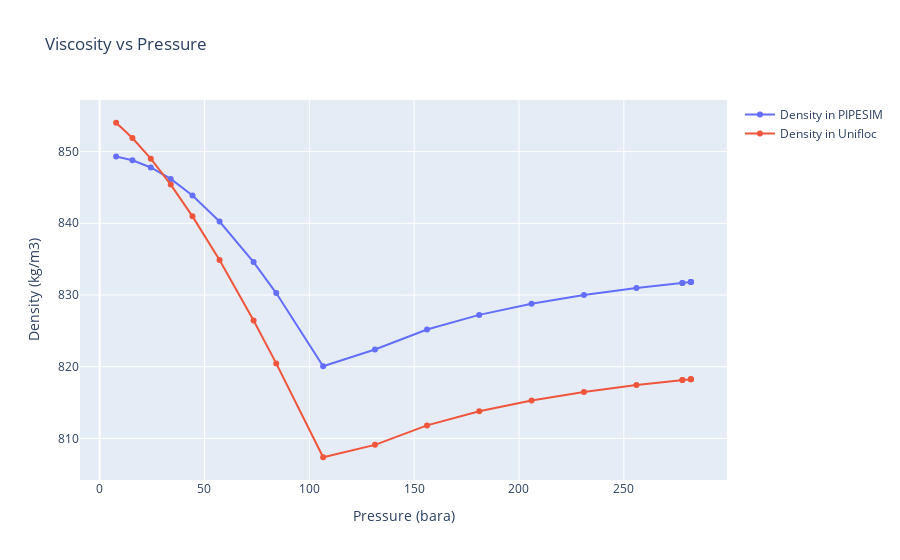

Here is the notebook cell this chart was saved with:
### Markdown cell above
# Сравнение результатов расчета вязкости в PIPESIM и Unifloc VBA / Comparison of viscosity

### Code cell
if empty_key not in loaded_results_data[resuts_key_fluid_analysis][results_key_pipesim]:
    create_comparison_plot(
        loaded_results_data[resuts_key_fluid_analysis][results_key_pipesim][pressure_key_bara],
        loaded_results_data[resuts_key_fluid_analysis][results_key_pipesim][density_key_kg_m3], 
        loaded_results_data[resuts_key_fluid_analysis][results_key_pipesim][pressure_key_bara], # (atma) уже переведены в (bara) 
        loaded_results_data[resuts_key_fluid_analysis][results_key_unifloc][density_key_kg_m3],
        'Density vs Pressure',
        'Pressure (bara)',
        'Density (kg/m3)',
        'Density in PIPESIM',
        'Density in Unifloc'
    )
else:
    print("Результаты расчета отсутствуют.")

### Figure 1 — Plotly figure (JSON) as saved in the notebook; plotly's stock layout.template omitted (floating-point values rounded to 4 significant figures)
{"data": [{"mode": "lines+markers", "name": "Density in PIPESIM", "type": "scatter", "x": [282.0, 282.0, 282.0, 277.9, 277.9, 256.0, 231.0, 206.0, 181.0, 156.1, 131.3, 106.6, 84.22, 73.43, 57.19, 44.29, 33.91, 24.4, 15.65, 7.849], "y": [831.8, 831.8, 831.8, 831.7, 831.7, 831.0, 830.0, 828.8, 827.2, 825.2, 822.4, 820.1, 830.3, 834.6, 840.2, 843.9, 846.2, 847.8, 848.8, 849.3]}, {"mode": "lines+markers", "name": "Density in Unifloc", "type": "scatter", "x": [282.0, 282.0, 282.0, 277.9, 277.9, 256.0, 231.0, 206.0, 181.0, 156.1, 131.3, 106.6, 84.22, 73.43, 57.19, 44.29, 33.91, 24.4, 15.65, 7.849], "y": [818.3, 818.3, 818.3, 818.1, 818.1, 817.4, 816.5, 815.3, 813.8, 811.8, 809.1, 807.4, 820.5, 826.4, 834.9, 841.0, 845.4, 849.0, 851.9, 854.0]}], "layout": {"title": {"text": "Viscosity vs Pressure"}, "xaxis": {"title": {"text": "Pressure (bara)"}}, "yaxis": {"title": {"text": "Density (kg/m3)"}}}}
